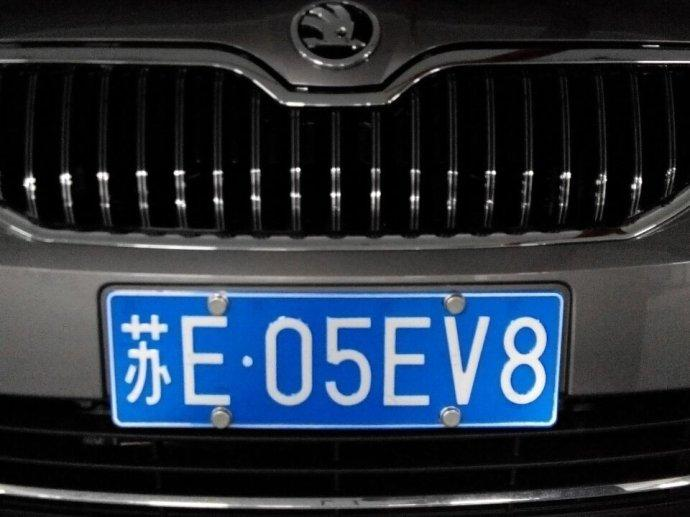
#> input picture python/Opencv/images/car_num.jpg, 690 x 517 px
$ python opencv_histgram.py
#> lines starting #> are read from the running program, lines starting #| are printed output that depends on the picture; pictures that were not available may be replaced by others from this repository, and a replacement may not be noted
import cv2
import matplotlib.pyplot as plt

img=cv2.imread('images/car_num.jpg')
#> img is the input picture: shape (517, 690, 3); mean B, G, R 61.6, 49.1, 39.6
# 计算B通道的直方图
hist=cv2.calcHist([img],[0],None,[256],[0,256])
#> hist = 256 values, max 39808 at index 1, min 251 at index 138, mean 1393.5

plt.plot(hist)
plt.show()
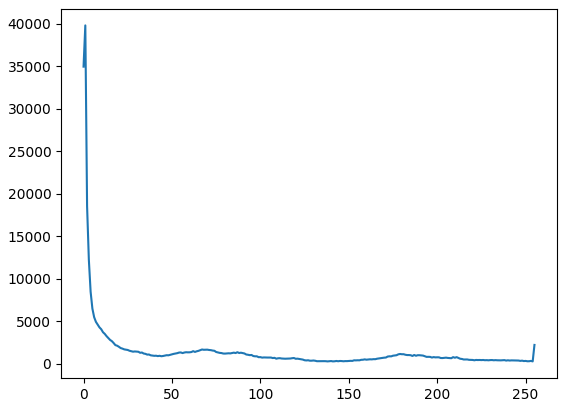
#> figure drawn by matplotlib, 1 panel; curve peaks at x = 1, y = 39808

# 直方图均衡化
# 1.全局均衡化
img_1=cv2.imread('images/12.jpg',0)
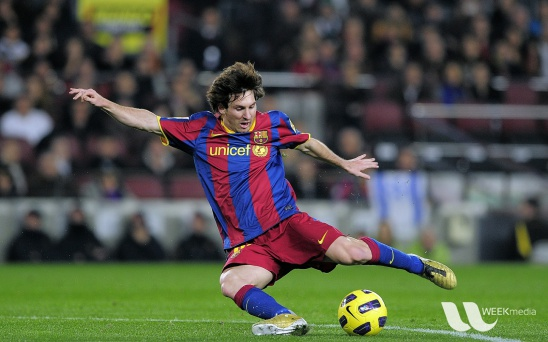
#> input picture python/Opencv/images/9.jpg, 548 x 342 px, given in place of 12.jpg, which was not available
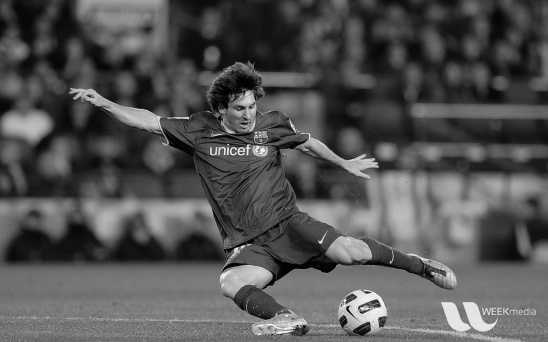
#> img_1: shape (342, 548); min 0, max 253, mean 83.3
dst=cv2.equalizeHist(img_1)
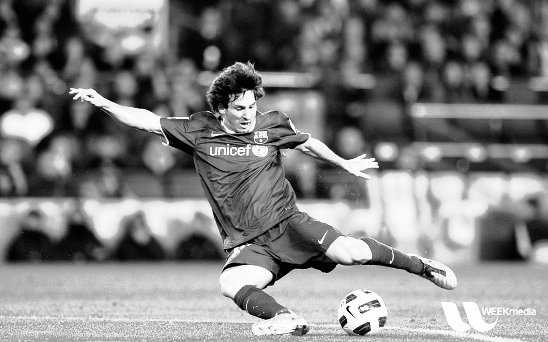
#> dst: shape (342, 548); min 0, max 255, mean 128.3
# 2.局部均匀化
dst2=cv2.createCLAHE(clipLimit=2.,tileGridSize=(8,8))
dst2=dst2.apply(img_1)
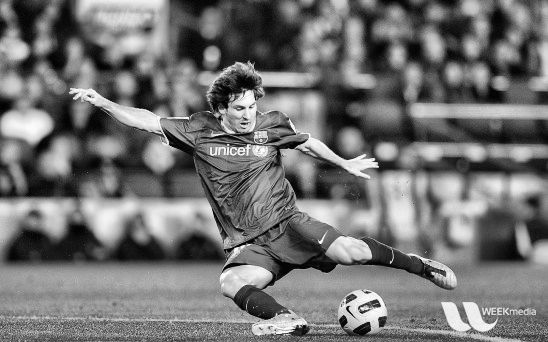
#> dst2: shape (342, 548); min 0, max 255, mean 114.4
cv2.imshow('equalize1',dst)
cv2.imshow('equalize2',dst2)
cv2.waitKey(0)
